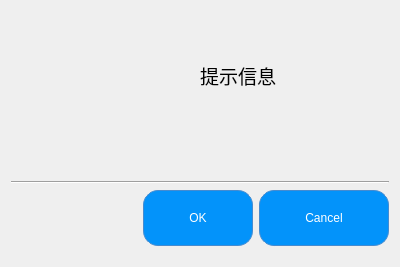
<?xml version="1.0" encoding="UTF-8"?>
<ui version="4.0">
 <class>Dialog</class>
 <widget class="QDialog" name="Dialog">
  <property name="geometry">
   <rect>
    <x>0</x>
    <y>0</y>
    <width>400</width>
    <height>267</height>
   </rect>
  </property>
  <property name="windowTitle">
   <string>Dialog</string>
  </property>
  <layout class="QVBoxLayout" name="verticalLayout">
   <item>
    <layout class="QHBoxLayout" name="horizontalLayout">
     <property name="spacing">
      <number>0</number>
     </property>
     <property name="leftMargin">
      <number>0</number>
     </property>
     <property name="topMargin">
      <number>0</number>
     </property>
     <property name="rightMargin">
      <number>0</number>
     </property>
     <property name="bottomMargin">
      <number>36</number>
     </property>
     <item>
      <widget class="QLabel" name="label_icon">
       <property name="font">
        <font>
         <pointsize>8</pointsize>
        </font>
       </property>
       <property name="frameShape">
        <enum>QFrame::Shape::NoFrame</enum>
       </property>
       <property name="text">
        <string/>
       </property>
       <property name="pixmap">
        <pixmap resource="comp_icons.qrc">:/icons/询问.png</pixmap>
       </property>
       <property name="scaledContents">
        <bool>false</bool>
       </property>
       <property name="alignment">
        <set>Qt::AlignmentFlag::AlignCenter</set>
       </property>
       <property name="wordWrap">
        <bool>false</bool>
       </property>
       <property name="margin">
        <number>0</number>
       </property>
       <property name="indent">
        <number>-1</number>
       </property>
       <property name="openExternalLinks">
        <bool>false</bool>
       </property>
      </widget>
     </item>
     <item>
      <widget class="QLabel" name="label_text">
       <property name="font">
        <font>
         <pointsize>14</pointsize>
        </font>
       </property>
       <property name="text">
        <string>提示信息</string>
       </property>
      </widget>
     </item>
    </layout>
   </item>
   <item>
    <widget class="Line" name="line">
     <property name="orientation">
      <enum>Qt::Orientation::Horizontal</enum>
     </property>
    </widget>
   </item>
   <item>
    <widget class="QDialogButtonBox" name="buttonBox">
     <property name="styleSheet">
      <string notr="true">QDialogButtonBox QPushButton   {
	color: rgb(255, 255, 255);
    background-color: rgb(3, 147, 250); /* 天空蓝背景 */
    border: 1px solid rgb(69, 139, 208); /* 边框颜色和宽度 */
    border-radius: 15px; /* 圆角半径 */
    padding: 20px 45px; /* 内边距，可以根据需要调整 */
    margin-bottom: 10px; /* 外边距，可选，根据实际情况调整 */
}

/* 鼠标悬停时的样式 */
QDialogButtonBox QPushButton:hover {
    background-color: rgb(0, 103, 154); /* 悬停时改变背景色 */
}</string>
     </property>
     <property name="orientation">
      <enum>Qt::Orientation::Horizontal</enum>
     </property>
     <property name="standardButtons">
      <set>QDialogButtonBox::StandardButton::Cancel|QDialogButtonBox::StandardButton::Ok</set>
     </property>
    </widget>
   </item>
  </layout>
 </widget>
 <resources>
  <include location="comp_icons.qrc"/>
 </resources>
 <connections>
  <connection>
   <sender>buttonBox</sender>
   <signal>accepted()</signal>
   <receiver>Dialog</receiver>
   <slot>accept()</slot>
   <hints>
    <hint type="sourcelabel">
     <x>248</x>
     <y>254</y>
    </hint>
    <hint type="destinationlabel">
     <x>157</x>
     <y>274</y>
    </hint>
   </hints>
  </connection>
  <connection>
   <sender>buttonBox</sender>
   <signal>rejected()</signal>
   <receiver>Dialog</receiver>
   <slot>reject()</slot>
   <hints>
    <hint type="sourcelabel">
     <x>316</x>
     <y>260</y>
    </hint>
    <hint type="destinationlabel">
     <x>286</x>
     <y>274</y>
    </hint>
   </hints>
  </connection>
 </connections>
</ui>
